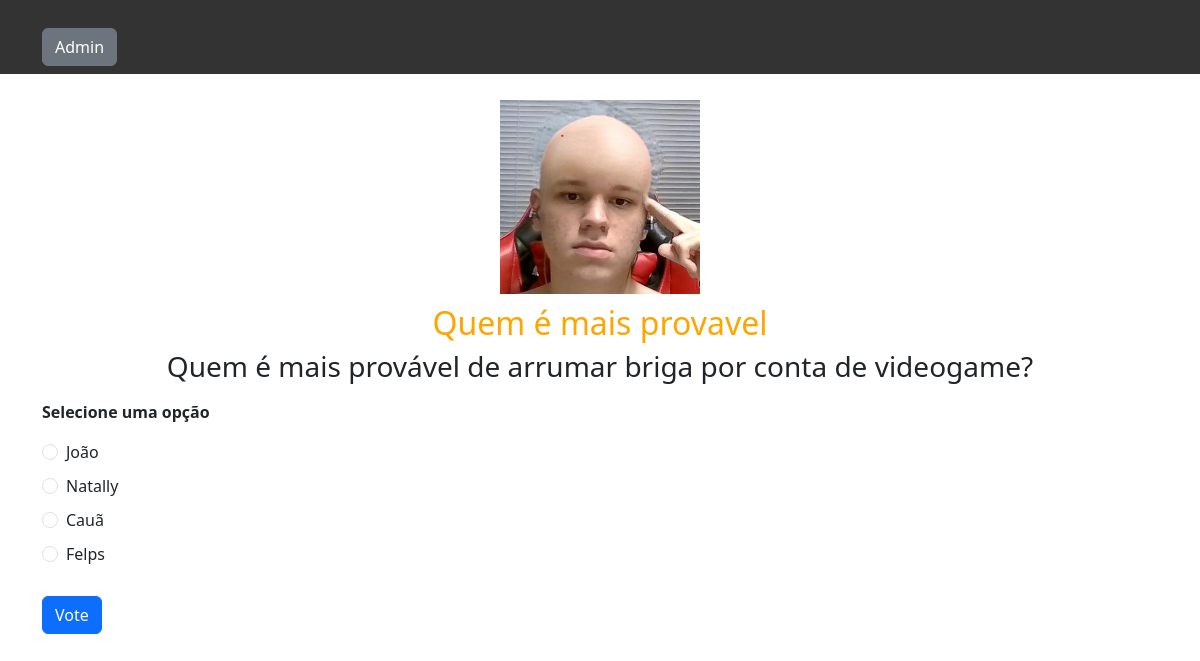
Page /helloworld/3/vote on the committed database.
### helloworld/models.py (models this page shows, shortened)
class Question(models.Model):
    question_text = models.CharField(max_length=200)
    objects = models.Manager()

class Option(models.Model):
    question = models.ForeignKey(Question, on_delete=models.CASCADE)
    option_text = models.CharField(max_length=200)
    votes = models.IntegerField(default=0)

### helloworld/views.py (the view)
# urls.py: path('<int:question_id>/vote', views.vote, name='vote'),
def vote(request, question_id):
    question = get_object_or_404(Question, pk=question_id)
    try:
        selected_option = question.option_set.get(pk=request.POST['option'])
    except KeyError:
        return render(request, 'helloworld/vote.html', {
          'question': question,
          'error_message': "Selecione uma opção",
        })
    else:
        selected_option.votes += 1
        selected_option.save()
        return HttpResponseRedirect(reverse('helloworld:results', args=(question_id, )))

### helloworld/templates/helloworld/vote.html (shortened to what this page needs)
<!DOCTYPE html>
<html lang="en">
  <head>
  </head>
  <body>
    <div>
    </div>
  </body>
</html>
<!DOCTYPE html>
{% load static %}
<html lang="en">
  <head>
    <link
      rel="stylesheet"
      href="https://cdn.jsdelivr.net/npm/bootstrap@5.3.0/dist/css/bootstrap.min.css"
    />
    <link rel="stylesheet" href="{% static 'helloworld/style.css' %}" />
  </head>
  <body>
    <header>
      <nav class="navbar navbar-fixed-top navbar-dark bg-primary">
        <div class="container">
          <a class="btn btn-secondary ml-auto" href="/admin">Admin</a>
        </div>
      </nav>
    </header>
    <div class="logo-container">
      <img src="{% static 'helloworld/logo.jpg' %}" alt="Logo da Empresa" />
      <h2 class="project-name">Quem é mais provavel</h2>
    </div>
    <div class="container">
      <form action="{% url 'helloworld:vote' question.id %}" method="post">
        <fieldset>
          <legend>
            <h3 class="text-center">{{ question.question_text }}</h3>
          </legend>
          {% if error_message %}
          <p><strong>{{ error_message }}</strong></p>
          {% endif %} {% for option in question.option_set.all %}
          <div class="form-check">
            <input
              class="form-check-input"
              type="radio"
              name="option"
              id="option{{ forloop.counter }}"
              value="{{ option.id }}"
            />
            <label class="form-check-label" for="option{{ forloop.counter }}"
              >{{ option.option_text }}</label
            >
          </div>
          {% endfor %}
        </fieldset>
        <input class="btn btn-primary" type="submit" value="Vote" />
      </form>
    </div>
  </body>
</html>

### helloworld/static/helloworld/style.css (style rules this page uses)
body { padding-top: 70px; display: flex; flex-direction: column; min-height: 100vh; }
header { position: fixed; top: 0; left: 0; right: 0; z-index: 100; }
.navbar { background-color: #333333 !important; }
fieldset { border: none; padding: 0; }
legend { text-align: center; }
label { display: block; margin-bottom: 10px; }
input[type="submit"] { margin-top: 20px; }
a { display: block; text-align: center; margin-top: 20px; }
.logo-container { text-align: center; margin-top: 10px; }
.logo-container img { max-width: 200px; height: auto; }
.project-name { color: #FFA500; margin-top: 10px; }

### rows in the picture
Question: question_text "Quem é mais provável de arrumar briga por conta de videogame?"
Option: option_text "João"
Option: option_text "Natally"
Option: option_text "Cauã"
Option: option_text "Felps"

### other values in the picture
{{ error_message }} "Selecione uma opção"
